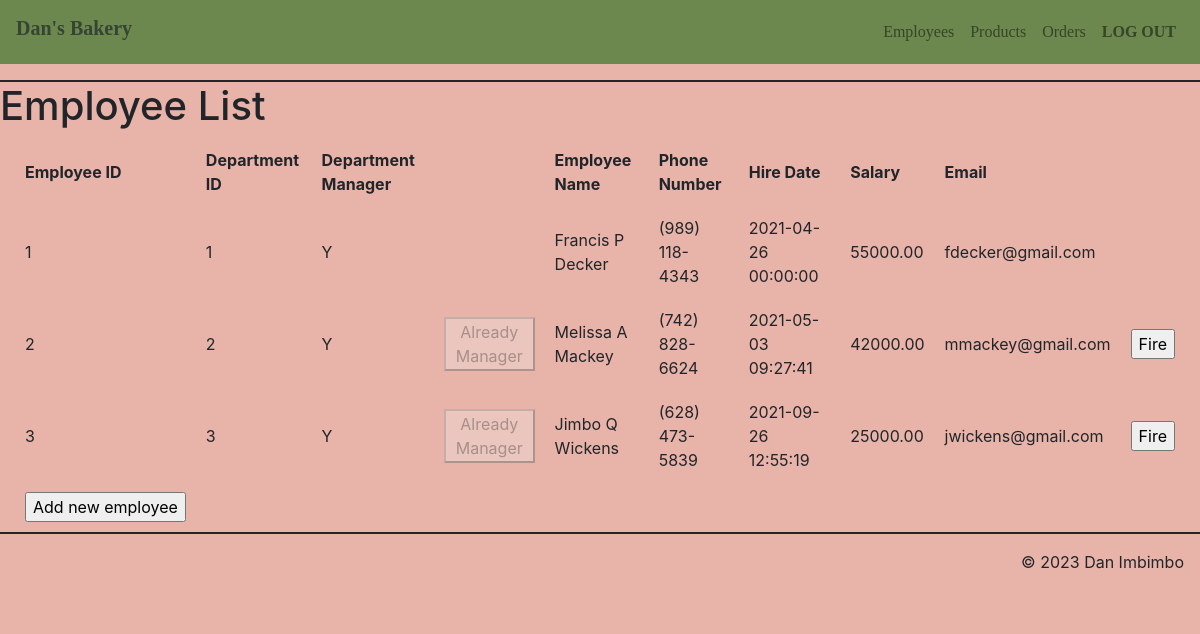
The page /employee/empsTable.php (signed in) on the database its author committed.
### tables this page shows
create table EMPLOYEES(
	empID int NOT NULL AUTO_INCREMENT,
	empEmail varchar(255) NOT NULL,
	empPass varchar(255) NOT NULL,
	fName varchar(255) NOT NULL,
	mInit char NOT NULL,
	lName varchar(255) NOT NULL,
	empPhone varchar(255) NOT NULL,
	hireDate datetime NOT NULL,
	salary decimal(10,2) NOT NULL,
	departmentID int NOT NULL,
	PRIMARY KEY(empID),
	FOREIGN KEY(departmentID) REFERENCES DEPARTMENTS(deptID)
);

### model/empFunctions.php (called while the page is built, shortened)
<?php
require_once('../model/deptFunctions.php');
function getEmps() {
	@ $db = new mysqli('localhost', 'imbimbd2_user1', 'passwordtest123', 'imbimbd2_bakeryDatabase');
	$query = "select * from EMPLOYEES";
	$result = $db->query($query);
	while($row = $result->fetch_assoc()) {
		$employees[] = $row;
	  }
    return $employees;
}
?>

### model/deptFunctions.php (called while the page is built, shortened)
<?php
require_once('../model/empFunctions.php');
function getDepts() {
	@ $db = new mysqli('localhost', 'imbimbd2_user1', 'passwordtest123', 'imbimbd2_bakeryDatabase');
	$query = "select manID from DEPARTMENTS";
	$result = $db->query($query);
	while($row = $result->fetch_assoc()) {
		$depts[] = $row;
	  }
    return $depts;
}
function checkDeptMan($empID){
    $depts = getDepts();
    $deptMan = false;
    foreach($depts as $dept){
        if($dept['manID'] == $empID){
            $deptMan = true;
            break;
        }
    }
    return $deptMan;
}
?>

### employee/empsDisplay.php (the view, shortened to what this page needs)
<?php include '../view/empHeader.php'; ?>
<?php require_once('../model/deptFunctions.php'); ?>
<main>
    <h1>Employee List</h1>
        <div class="col-sm">
            <table>
                <tr>
                    <th>Employee ID</th>
                    <th>Department ID</th>
					<th>Department Manager</th>
                    <?php if($_SESSION['email'] == "fdecker@gmail.com"): ?>
                            <th></th>
                    <?php endif;?>
                    <th>Employee Name</th>
					<th>Phone Number</th>
					<?php if($_SESSION['email'] == "fdecker@gmail.com"): ?>
						<th>Hire Date</th>
						<th>Salary</th>
						<th>Email</th>
					<?php endif;?>
                </tr>
                <?php foreach ($employees as $employee) : ?>
                    <tr>
                        <td><?php echo $employee['empID']; ?></td>
                        <td><?php echo $employee['departmentID']; ?></td>
						<?php
							if(checkDeptMan($employee['empID']))
								echo "<td>Y</td>";
							else
								echo "<td>N</td>";
						?>
						<?php if($_SESSION['email'] == "fdecker@gmail.com"): ?>
							<td>
								<form action="empsTable.php" method="post">
									<?php
										if($employee['empEmail'] == "fdecker@gmail.com"){
											echo "";
										}
										else if(!checkDeptMan($employee['empID'])){
											echo "<input type=\"submit\" value=\"Make Manager\">";
										}
										else{
											echo "<button type=\"button\" disabled>Already Manager</button>";
										}
                                	?>
								</form>
							</td>
						<?php endif;?>
						<td><?php echo $employee['fName']." ".$employee['mInit']." ".$employee['lName']; ?></td>
						<td><?php echo $employee['empPhone']; ?></td>
						<?php if($_SESSION['email'] == "fdecker@gmail.com"): ?>
							<td><?php echo $employee['hireDate']; ?></td>
							<td><?php echo $employee['salary']; ?></td>
							<td><?php echo $employee['empEmail']; ?></td>
							<?php if($employee['empEmail'] != "fdecker@gmail.com"): ?>
								<td>
									<form action="empsTable.php" method="post">
										<input type="submit" value="Fire">
									</form>
								</td>
							<?php endif;?>
						<?php endif;?>
                    </tr>
                <?php endforeach; ?>
				<?php if($_SESSION['email'] == "fdecker@gmail.com"): ?>
					<tr>
						<td>
							<form action="empsTable.php" method="post">
								<input type="submit" value="Add new employee">
							</form>
						</td>
					</tr>
				<?php endif;?>
            </table>
        </div>
</main>
<?php include '../view/footer.php'; ?>

### view/empHeader.php (style rules this page uses)
body { background-color: #E8B4A9; }
th { padding: 10px 10px; }
td { padding: 10px 10px; }

### rows shown on the page
employees: empID "1", departmentID "1", shows "Y", fName "Francis", mInit "P", lName "Decker", empPhone "(989) 118-4343", hireDate "2021-04-26 00:00:00", salary "55000.00", empEmail "fdecker@gmail.com"
employees: empID "2", departmentID "2", shows "Already Manager", fName "Melissa", mInit "A", lName "Mackey", empPhone "(742) 828-6624", hireDate "2021-05-03 09:27:41", salary "42000.00", empEmail "mmackey@gmail.com"
employees: empID "3", departmentID "3", shows "Already Manager", fName "Jimbo", mInit "Q", lName "Wickens", empPhone "(628) 473-5839", hireDate "2021-09-26 12:55:19", salary "25000.00", empEmail "jwickens@gmail.com"
